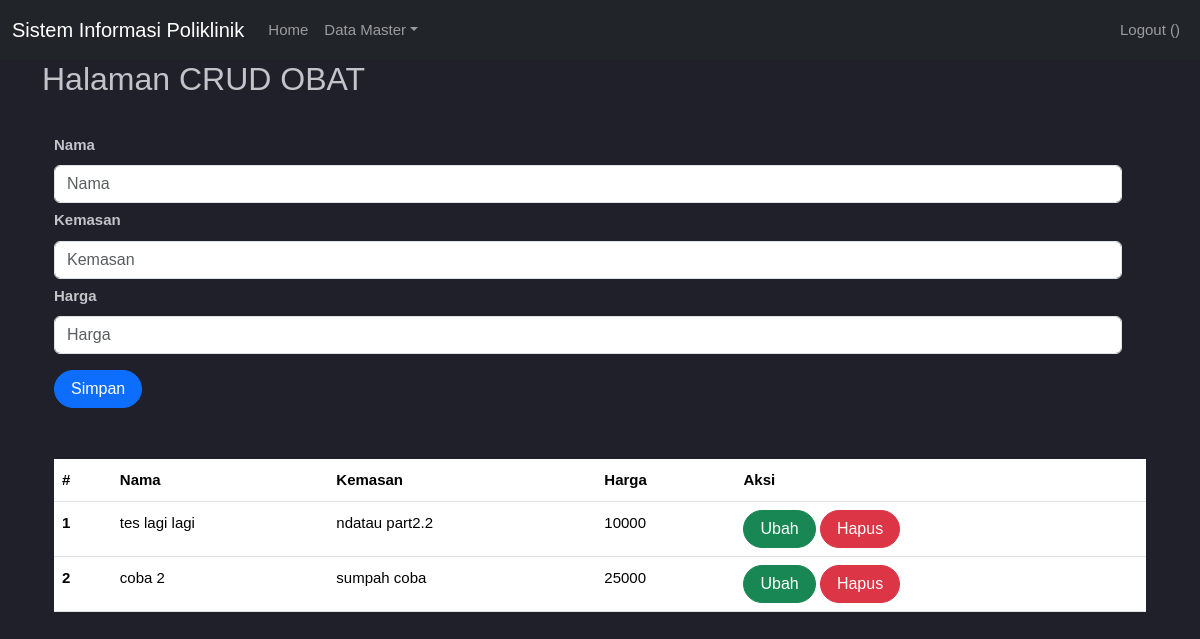
Page /indexadmin.php?page=obat (signed in) on the earlier database version.
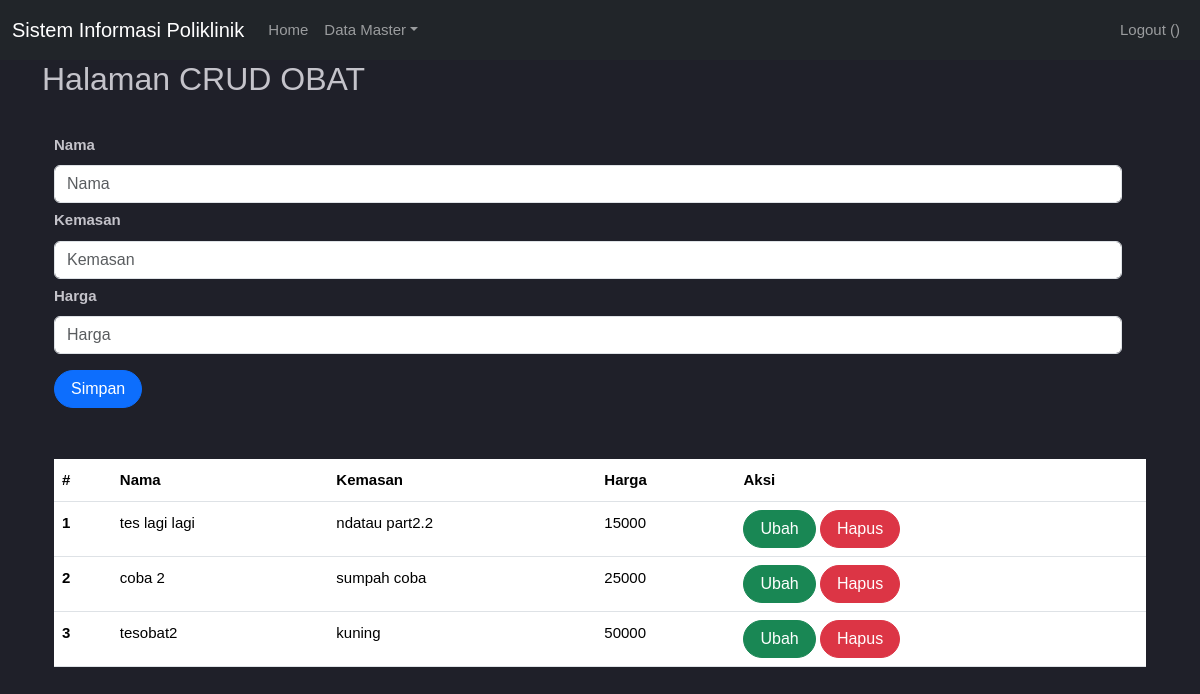
Same page on the later database version.
### tables this page shows
CREATE TABLE `obat` (
  `id` int(11) UNSIGNED NOT NULL,
  `nama_obat` varchar(50) NOT NULL,
  `kemasan` varchar(35) NOT NULL,
  `harga` int(11) NOT NULL
);

### obat.php (the view, shortened to what this page needs)
<h2>Halaman CRUD OBAT</h2>
<br>
<div class="container">
    <form class="form row" method="POST" action="" name="myForm" onsubmit="return(validate());">
        <?php
        $nama_obat = '';
        $kemasan = '';
        $harga = '';
        ?>
        <div class="row">
            <label for="inputNama" class="form-label fw-bold">
                Nama
            </label>
            <div>
                <input type="text" class="form-control" name="nama_obat" id="inputNama" placeholder="Nama" value="<?php echo $nama_obat ?>">
            </div>
        </div>
        <div class="row mt-1">
            <label for="inputKemasan" class="form-label fw-bold">
                Kemasan
            </label>
            <div>
                <input type="text" class="form-control" name="kemasan" id="inputKemasan" placeholder="Kemasan" value="<?php echo $kemasan ?>">
            </div>
        </div>
        <div class="row mt-1">
            <label for="inputHarga" class="form-label fw-bold">
                Harga
            </label>
            <div>
                <input type="text" class="form-control" name="harga" id="inputHarga" placeholder="Harga" value="<?php echo $harga ?>">
            </div>
        </div>
        <div class="row mt-3">
            <div class=col>
                <button type="submit" class="btn btn-primary rounded-pill px-3 mt-auto" name="simpan">Simpan</button>
            </div>
        </div>
    </form>
    <br>
    <br>
    <table class="table table-hover">
        <thead>
            <tr>
                <th scope="col">#</th>
                <th scope="col">Nama</th>
                <th scope="col">Kemasan</th>
                <th scope="col">Harga</th>
                <th scope="col">Aksi</th>
            </tr>
        </thead>
        <tbody>
            <?php
            $result = mysqli_query($mysqli, "SELECT * FROM obat");
            $no = 1;
            while ($data = mysqli_fetch_array($result)) {
            ?>
                <tr>
                    <th scope="row"><?php echo $no++ ?></th>
                    <td><?php echo $data['nama_obat'] ?></td>
                    <td><?php echo $data['kemasan'] ?></td>
                    <td><?php echo $data['harga'] ?></td>
                    <td>
                        <a class="btn btn-success rounded-pill px-3" href="indexadmin.php?page=obat&id=<?php echo $data['id'] ?>">Ubah</a>
                        <a class="btn btn-danger rounded-pill px-3" href="indexadmin.php?page=obat&id=<?php echo $data['id'] ?>&aksi=hapus">Hapus</a>
                    </td>
                </tr>
            <?php
            }
            ?>
        </tbody>
    </table>

Differences in the rows shown:
changed obat "tes lagi lagi": harga "10000" → "15000"
added obat: nama_obat "tesobat2", kemasan "kuning", harga "50000"
